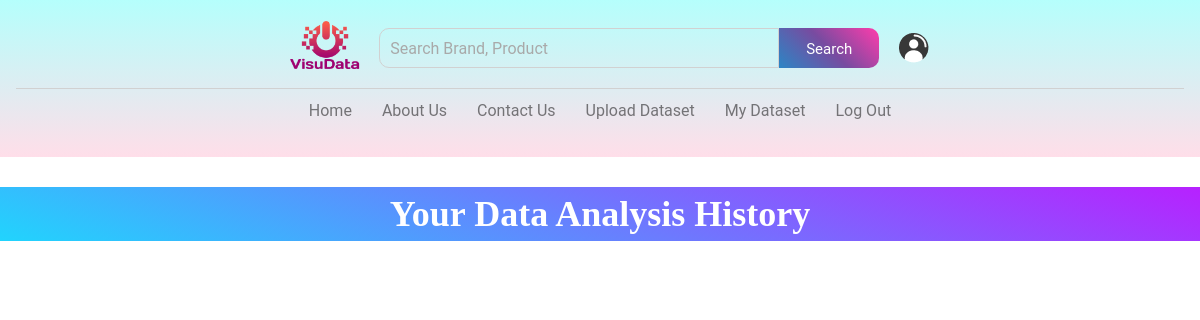
Before: /data/history/ (signed in) with the older database file.
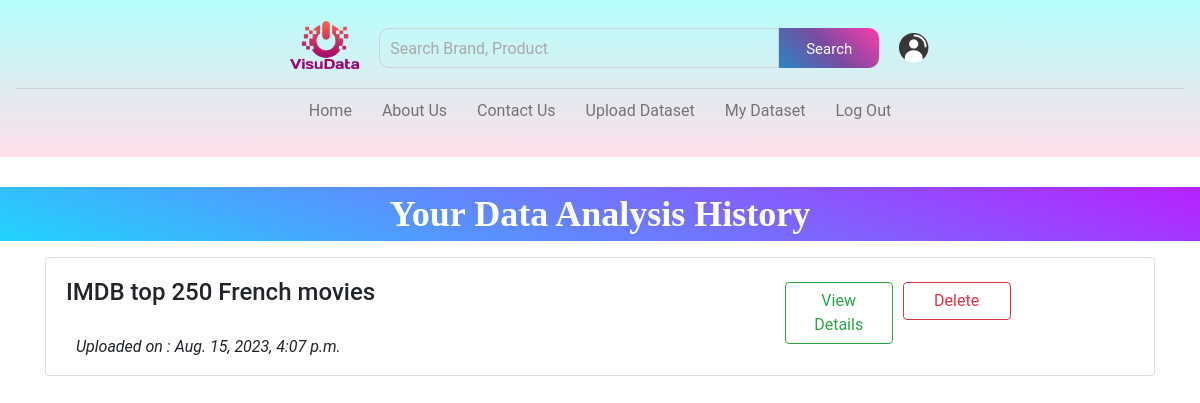
After: the same page with the newer database file.
### EDA/models.py (models this page shows, shortened)
class Dataset(models.Model):
    dataset_id = models.AutoField(primary_key=True)
    user = models.ForeignKey(settings.AUTH_USER_MODEL, on_delete=models.CASCADE)
    dataset_name = models.CharField(max_length=100)
    uploaded_file = models.FileField(upload_to='datasets/')
    uploaded_date = models.DateTimeField(auto_now_add=True)

### EDA/views.py (the view)
# urls.py: path('history/',History,name="history"),
@login_required(login_url='login')
def History(request):
    datasets = Dataset.objects.filter(user = request.user)[::-1]
    context = {
        'datasets':datasets,
    }
    return render(request, 'analysis/history.html',context)

### templates/analysis/history.html (shortened to what this page needs)
{% extends 'base.html' %}
{% load static %}
{% block content %}
<div class="heading">
    <p class="order-successful-text"> Your Data Analysis History </p>
</div>
{% for data in datasets %}
<div class="container">
    <div class="card m-3 mx-auto" style="width: 100%;">
        <div class="row no-gutters">
            <div class="col-md-8">
                <div class="card-body">
                    <h4>{{data.dataset_name}}</h4>
                </div>
                <p style="margin-left: 30px; margin-top: 0;"><i> Uploaded on : {{data.uploaded_date}}</i></p>
            </div>
            <div class="col-md-4 d-flex my-4">
                <a href="/data/{{data.dataset_id}}"><button type="button" class="btn btn-outline-success"
                        style="width: 9vw; height: max-content;">View Details</button></a>
                <button type="button" class="btn btn-outline-danger"
                    style="width: 9vw; margin-left: 10px; margin-right: 30px; height: max-content;" data-toggle="modal"
                    data-target="#exampleModal">Delete</button>
            </div>
        </div>
    </div>
</div>
{% endfor %}
{% endblock %}

### templates/base.html (shortened to what this page needs)
<!DOCTYPE html>
<html lang="en">
{% load static %}
<head>
  <link href="https://cdn.jsdelivr.net/npm/bootstrap@5.3.0/dist/css/bootstrap.min.css" rel="stylesheet"
 />
  <link rel="stylesheet" href="https://cdnjs.cloudflare.com/ajax/libs/OwlCarousel2/2.3.4/assets/owl.carousel.min.css"
 />
  <link rel="stylesheet"
    href="https://cdnjs.cloudflare.com/ajax/libs/OwlCarousel2/2.3.4/assets/owl.theme.default.min.css"
 />
  <link rel="stylesheet" href="https://stackpath.bootstrapcdn.com/bootstrap/4.5.2/css/bootstrap.min.css">
</head>
<body>
  {%include 'header.html'%}
  {%block content%} {%endblock%}
</body>
</html>

### templates/header.html (shortened to what this page needs)
{% load static %}
<nav class="navbar">
    <div class="nav" style="display: flex; margin: auto;">
        <div class="logo mx-3" style="float: left;">
            <img src="{% static 'logo.png' %}" class="brand-logo" alt="">
        </div>
        <div class="nav-items" style="float: right;">
            <form role="search" method="get" action="/search">
                <div class="search">
                    <input type="search" class="search-box" placeholder="search brand, product" aria-label="Search"
                        name="query" id="query">
                    <button class="search-btn" type="submit">search</button>
                </div>
            </form>
            {% if user.is_authenticated %}
            <a href="/profile"><img src="{% static 'img/user.png' %}" alt=""></a>
            {% else %}
            <li class="link-item"><a href="/users/signup" class="link"
                    style="font-size: medium; font-weight: bold;">Sign Up</a></li>
            <li class="link-item"><a href="/users/login" class="link"
                    style="font-size: medium; font-weight: bolder;">Log In</a></li>
            {% endif %}
        </div>
    </div>
    <ul class="links-container">
        <li class="link-item"><a href="/" class="link">Home</a></li>
        <li class="link-item"><a href="/about" class="link">About Us</a></li>
        <li class="link-item"><a href="/contact" class="link">Contact Us</a></li>
        {% if user.is_authenticated %}
        <li class="link-item"><a href="/data/uploadfile" class="link">Upload Dataset</a></li>
        <li class="link-item"><a href="/data/history" class="link">My Dataset</a></li>
        <li class="link-item"><a href="/users/logout" class="link">Log Out</a></li>
        {% endif %}
    </ul>
</nav>

### templates/analysis/history.html (style rules this page uses)
.order-successful-text { font-family: Oswald; font-size: 2.25em; font-weight: bold; color: #ffff; text-align: center; background-color: #21D4FD; background-image: linear-gradient(19deg, #21D4FD 0%, #B721FF 100%); }
.heading { margin-top: 30px; }

### templates/header.html (style rules this page uses)
* { margin: 0; padding: 0; box-sizing: border-box; font-family: 'roboto', sans-serif; }
.navbar { position: sticky; top: 0; left: 0; width: 100%; background-color: #FFDEE9; background-image: linear-gradient(0deg, #FFDEE9 0%, #B5FFFC 100%); z-index: 9; }
.nav { padding: 10px 10vw; display: flex; justify-content: space-between; }
.brand-logo { height: 60px; }
.nav-items { display: flex; align-items: center; }
.search { width: 500px; display: flex; }
.search-box { width: 80%; height: 40px; padding: 10px; border-top-left-radius: 10px; border-bottom-left-radius: 10px; border: 1px solid #d1d1d1; text-transform: capitalize; background: none; color: black; outline: none; }
.search-btn { width: 20%; height: 40px; padding: 10px 20px; border: none; outline: none; cursor: pointer; background-color: #FF3CAC; background-image: linear-gradient(225deg, #FF3CAC 0%, #784BA0 50%, #2B86C5 100%); color: #fff; text-transform: capitalize; font-size: 15px; border-top-right-radius: 10px; border-bottom-right-radius: 10px; }
.search-box::placeholder { color: #a9a9a9; }
.nav-items a { margin-left: 20px; }
.nav-items a img { width: 30px; }
.links-container { width: 100%; display: flex; padding: 10px 10vw; justify-content: center; list-style: none; border-top: 1px solid #d1d1d1; }
.link { text-transform: capitalize; padding: 0 10px; margin: 0 5px; text-decoration: none; color: black; opacity: 0.5; transition: .5s; }

Changed rows visible on the page:
added Dataset: dataset_name "IMDB top 250 French movies", uploaded_date "Aug. 15, 2023, 4:07 p.m."
